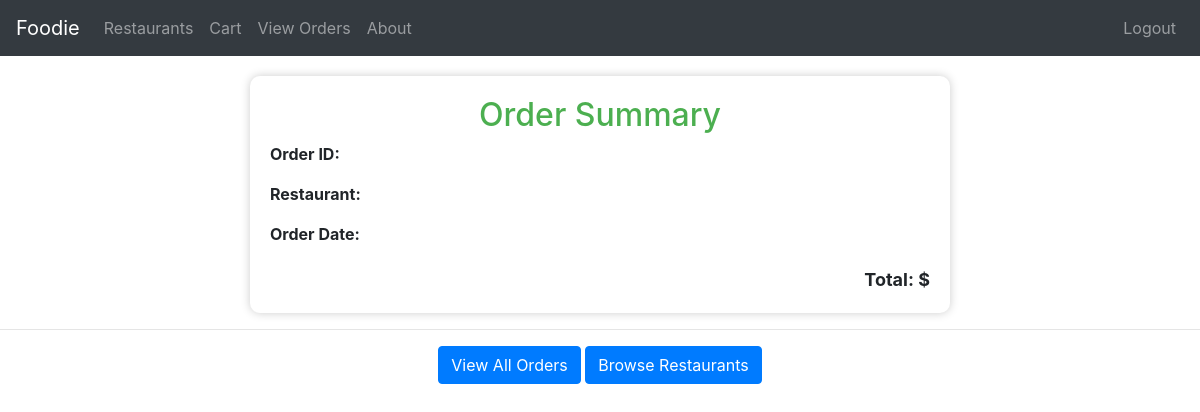
Page /order_summary/16 (signed in) on the earlier database version.
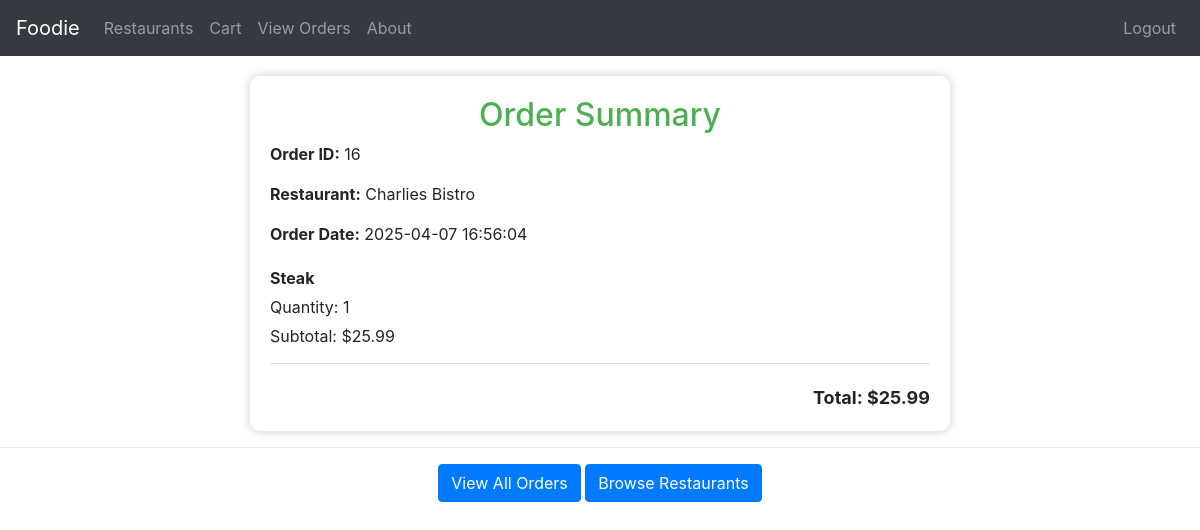
Same page on the later database version.
### tables this page shows
CREATE TABLE Orders (
    OrderID INTEGER PRIMARY KEY AUTOINCREMENT,
    UserID INTEGER NOT NULL,
    RestaurantID INTEGER NOT NULL,
    OrderStatus TEXT CHECK(OrderStatus IN ('Pending', 'Preparing', 'Delivered')) NOT NULL,
    OrderDate DATETIME DEFAULT CURRENT_TIMESTAMP,
    TotalPrice REAL NOT NULL,
    FOREIGN KEY (UserID) REFERENCES Users(UserID),
    FOREIGN KEY (RestaurantID) REFERENCES Restaurants(RestaurantID)
);

CREATE TABLE Restaurants (
    RestaurantID INTEGER PRIMARY KEY AUTOINCREMENT,
    OwnerID INTEGER NOT NULL,
    Name TEXT NOT NULL,
    Address TEXT NOT NULL,
    PhoneNumber TEXT NOT NULL,
    OpeningHours TEXT NOT NULL,
    FOREIGN KEY (OwnerID) REFERENCES Users(UserID)
);

CREATE TABLE OrderDetails (
    OrderDetailID INTEGER PRIMARY KEY AUTOINCREMENT,
    OrderID INTEGER NOT NULL,
    MenuItemID INTEGER NOT NULL,
    Quantity INTEGER NOT NULL,
    SubTotal REAL NOT NULL,
    FOREIGN KEY (OrderID) REFERENCES Orders(OrderID),
    FOREIGN KEY (MenuItemID) REFERENCES MenuItems(MenuItemID)
);

CREATE TABLE MenuItems (
    MenuItemID INTEGER PRIMARY KEY AUTOINCREMENT,
    RestaurantID INTEGER NOT NULL,
    ItemName TEXT NOT NULL,
    Description TEXT,
    Price REAL NOT NULL,
    AvailabilityStatus TEXT CHECK(AvailabilityStatus IN ('Available', 'Unavailable')) NOT NULL,
    FOREIGN KEY (RestaurantID) REFERENCES Restaurants(RestaurantID)
);

### app.py (the view)
@app.route('/order_summary/<int:order_id>')
@login_required
def order_summary(order_id):
    conn = sqlite3.connect('database.db')
    conn.row_factory = sqlite3.Row
    cursor = conn.cursor()
    cursor.execute("""
        SELECT o.OrderID, o.OrderDate, o.TotalPrice, r.Name AS RestaurantName
        FROM Orders o
        JOIN Restaurants r ON o.RestaurantID = r.RestaurantID
        WHERE o.OrderID = ?
    """, (order_id,))
    order = cursor.fetchone()
    cursor.execute("""
        SELECT m.ItemName, d.Quantity, d.SubTotal
        FROM OrderDetails d
        JOIN MenuItems m ON d.MenuItemID = m.MenuItemID
        WHERE d.OrderID = ?
    """, (order_id,))
    items = cursor.fetchall()
    conn.close()
    return render_template('order_summary.html', order=order, items=items)

### app.py (called while the page is built)
def login_required(f):
    @wraps(f)
    def decorated_function(*args, **kwargs):
        if 'UserID' not in session:
            flash("You need to be logged in to access this page.", "error")
            return redirect(url_for('signin'))
        return f(*args, **kwargs)
    return decorated_function

### templates/order_summary.html (shortened to what this page needs)
<!DOCTYPE html>
<html lang="en">
<head>
    <link rel="stylesheet" href="https://stackpath.bootstrapcdn.com/bootstrap/4.5.2/css/bootstrap.min.css">
</head>
<body>
    <nav class="navbar navbar-expand-lg navbar-dark bg-dark">
        <a class="navbar-brand" href="{{ url_for('about') }}">Foodie</a>
        <div class="collapse navbar-collapse" id="navbarNav">
            <ul class="navbar-nav mr-auto">
                <li class="nav-item">
                    <a class="nav-link" href="{{ url_for('restaurants') }}">Restaurants</a>
                </li>
                <li class="nav-item">
                    <a class="nav-link" href="{{ url_for('cart') }}">Cart</a>
                </li>
                <li class="nav-item">
                    <a class="nav-link" href="{{ url_for('my_orders') }}">View Orders</a>
                </li>
                <li class="nav-item">
                    <a class="nav-link" href="{{ url_for('about') }}">About</a>
                </li>
            </ul>
            <ul class="navbar-nav">
                {% if session.get('UserID') %}
                <li class="nav-item">
                    <a class="nav-link" href="{{ url_for('logout') }}">Logout</a>
                </li>
                {% else %}
                <li class="nav-item">
                    <a class="nav-link" href="{{ url_for('signin') }}">Login</a>
                </li>
                {% endif %}
            </ul>
        </div>
    </nav>
    <div class="container">
        <h2>Order Summary</h2>
        <div class="order-info">
            <p><strong>Order ID:</strong> {{ order['OrderID'] }}</p>
            <p><strong>Restaurant:</strong> {{ order['RestaurantName'] }}</p>
            <p><strong>Order Date:</strong> {{ order['OrderDate'] }}</p>
        </div>
        {% for item in items %}
        <div class="item">
            <p><strong>{{ item['ItemName'] }}</strong></p>
            <p>Quantity: {{ item['Quantity'] }}</p>
            <p>Subtotal: ${{ item['SubTotal'] }}</p>
        </div>
        {% endfor %}
        <div class="total">
            Total: ${{ order['TotalPrice'] }}
        </div>
    </div>
    <hr class="my-3">
    <div class="text-center">
        <a href="{{ url_for('my_orders') }}" class="btn btn-primary">View All Orders</a>
        <a href="{{ url_for('restaurants') }}" class="btn btn-primary">Browse Restaurants</a>
    </div>
</body>
</html>

Differences in the rows shown:
added Orders: OrderID "16", OrderDate "2025-04-07 16:56:04", TotalPrice "25.99"
now on this page (row unchanged): Restaurants: RestaurantName "Charlies Bistro"
added OrderDetails: ItemName "Steak", Quantity "1", SubTotal "25.99"
